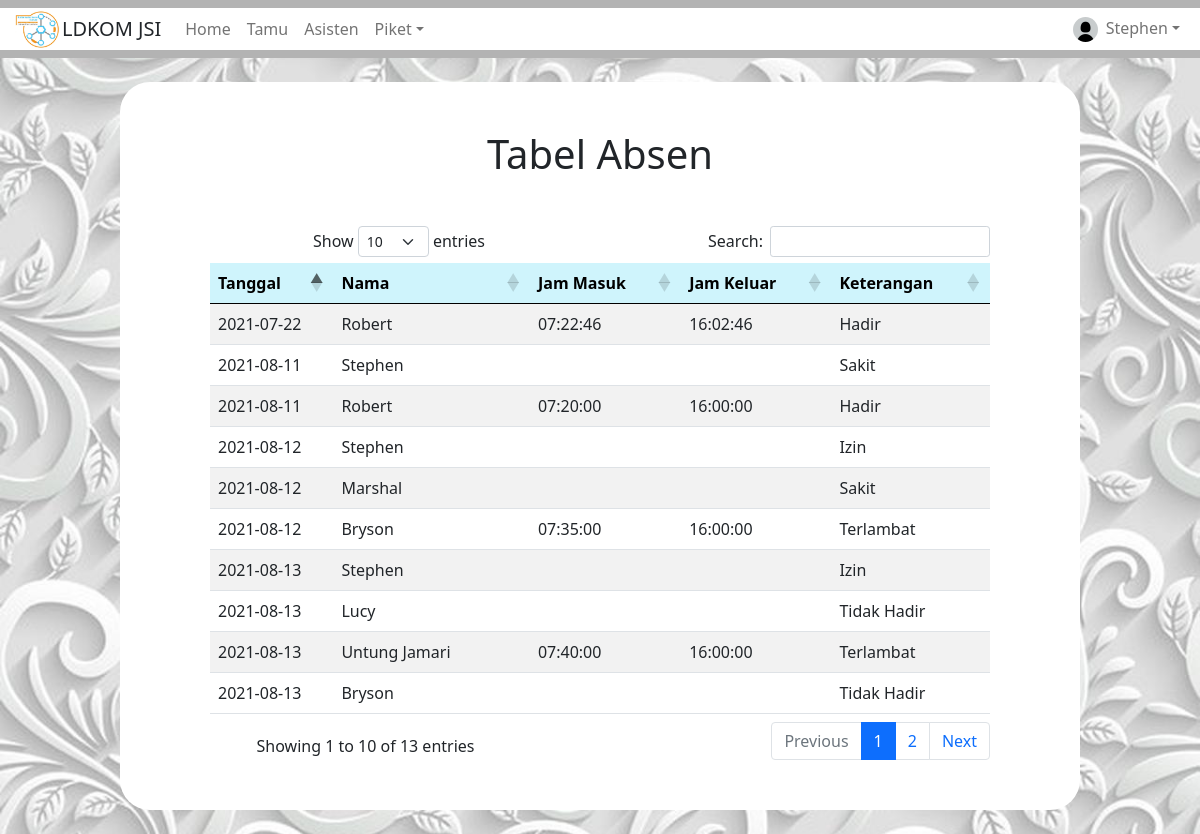
Page /Asisten/tabel_absen.php (signed in) on the committed database.
### tables this page shows
CREATE TABLE `absen` (
  `tanggal` date NOT NULL,
  `no_anggota` varchar(100) NOT NULL,
  `jam_masuk` time DEFAULT NULL,
  `jam_keluar` time DEFAULT NULL,
  `keterangan` varchar(100) DEFAULT NULL
);

CREATE TABLE `user` (
  `no_anggota` varchar(100) NOT NULL,
  `nama` varchar(100) NOT NULL,
  `password` varchar(100) NOT NULL,
  `role` varchar(100) NOT NULL,
  `foto` varchar(100) NOT NULL
);

### Asisten/tabel_absen.php (the view, shortened to what this page needs)
<?php
$koneksi = mysqli_connect("localhost","root","","tb_ldkom");
?>
<!doctype html>
<html lang="en">
<head>
	<link href="https://cdn.jsdelivr.net/npm/bootstrap@5.1.0/dist/css/bootstrap.min.css" rel="stylesheet">
	<link rel="stylesheet" type="text/css" href="https://cdnjs.cloudflare.com/ajax/libs/twitter-bootstrap/5.0.1/css/bootstrap.min.css">
	<link rel="stylesheet" type="text/css" href="https://cdn.datatables.net/1.10.25/css/dataTables.bootstrap5.min.css">
</head>
<body style="background: url(../gambar/bggbr.jpg); background-size: cover; background-repeat: no-repeat;">
	<nav class="navbar navbar-expand-lg navbar-light" style="background-color: #b3b3b3;" aria-label="Eleventh navbar example">
		<div class="container-fluid" style="background-color: white;">
			<div class="collapse navbar-collapse" style="background-color: white;">
				<ul class="navbar-nav me-auto mb-2 mb-lg-0">
					<li class="nav-item">
						<img src="../gambar/logoldkom1.png" style="width: 50px; height: 40px;">
					</li>
					<li class="nav-item">
						<h5 class="mt-2 me-3">LDKOM JSI</h5>
					</li>
					<li class="nav-item">
						<a class="nav-link" href="home_asisten.php">Home</a>
					</li>
					<li class="nav-item">
						<a class="nav-link" href="tamu.php">Tamu</a>
					</li>
					<li class="nav-item">
						<a class="nav-link" href="asisten.php">Asisten</a>
					</li>
					<li class="nav-item dropdown">
						<a class="nav-link dropdown-toggle" href="#" id="dropdown09" data-bs-toggle="dropdown" aria-expanded="false">Piket</a>
					</li>
				</ul>
				<form>
					<ul class="navbar-nav me-auto mb-2 mb-lg-0">
						<li class="nav-item dropdown">
							<a class="nav-link dropdown-toggle" href="#" id="dropdown09" data-bs-toggle="dropdown"  aria-haspopup="true" aria-expanded="false"><img src="../gambar/<?php echo $_SESSION['foto']; ?>" class="me-2" style="width: 25px; height: 25px; border-radius: 30px;"><?php echo $_SESSION['nama']; ?></a>
						</li>
					</ul>
				</form>
			</div>
		</div>
	</nav>
	<div class="container" style="background-color: white;	 border-radius: 30px; width: 80%;">
		<div class="row py-5 mt-4 align-items-center">
			<center>
				<h1 class="mb-5">Tabel Absen</h1>
				<div class="col-md-5 col-lg-10 ml-auto">
					<!-- <form class="row g-2" action="tabel_absen.php" method="post">
						<div class="col-md-4">
							<div class="form-floating">
								<select class="form-select" id="floatingSelect" aria-label="Floating label select example" name="no_anggota">
									<option value="" selected>-----</option>
									<?php
									$query = mysqli_query($koneksi, "select * from user where role = 'Asisten'");
									while ($tampil = mysqli_fetch_array($query)) {
										?>
										<option value="<?php echo $tampil['no_anggota']; ?>"><?php echo $tampil['nama']; ?></option>
										<?php
									}
									?>
								</select>
								<label for="floatingSelect">Nama Asisten</label>
							</div>
						</div>
						<div class="col-md-4">
							<div class="form-floating">
								<select class="form-select" id="floatingSelect" aria-label="Floating label select example" name="bulan">
									<option value="" selected>-----</option>
									<?php
									$bulan = ['Januari','Februari','Maret','April','Mei','Juni','Juli','Agustus','September','Oktober','November','Desember'];
									$b = '01';
									foreach ($bulan as $bul) {
										?>
										<option value="<?php echo $b ?>"><?php echo $bul; ?></option>
										<?php
										$b++;
									}
									?>
								</select>
								<label for="floatingSelect">Bulan</label>
							</div>
						</div>
						<div class="col-md-4">
							<div class="form-floating">
								<select class="form-select" id="floatingSelect" aria-label="Floating label select example" name="tahun">
									<option value="" selected>-----</option>
									<?php
									$tahun = ['2019','2020','2021'];
									foreach ($tahun as $tah) {
										?>
										<option value="<?php echo $tah ?>"><?php echo $tah; ?></option>
										<?php
									}
									?>
								</select>
								<label for="floatingSelect">Tahun</label>
							</div>
						</div>
						<div class="col-md-12 mb-5">
							<button type="Submit" name="lihat" class="btn btn-primary btn-block">
								<span class="font-weight-bold">Lihat</span>
							</button>
						</div>
					</form> -->
					<table class="table table-striped table-hover" id="example">
						<thead>
							<tr class="table-info">
								<th>Tanggal</th>
								<th>Nama</th>
								<th>Jam Masuk</th>
								<th>Jam Keluar</th>
								<th>Keterangan</th>
							</tr>
						</thead>
						<tbody>
							<?php
							if (isset($_POST['lihat'])) {
								$bulann = $_POST['bulan'];
								$tahunn = $_POST['tahun'];
								$no_anggota = $_POST['no_anggota'];
								if (empty($_POST["no_anggota"]) && empty($_POST["bulan"]) && empty($_POST["tahun"])) {
									$query = mysqli_query($koneksi, "select * from absen,user where absen.no_anggota=user.no_anggota order by tanggal desc");
								}else{
									if (empty($_POST["no_anggota"])) {
										if (empty($_POST["bulan"]) || empty($_POST["tahun"])) {
											$query = mysqli_query($koneksi, "select * from absen,user where absen.no_anggota=user.no_anggota order by tanggal desc");
										}else{
											$query = mysqli_query($koneksi, "select * from absen, user where user.no_anggota=absen.no_anggota and month(tanggal)='$bulann' and year(tanggal)='$tahunn' order by absen.tanggal desc");
										}
									}else{
										if (empty($_POST["bulan"]) && empty($_POST["tahun"])) {
											$query = mysqli_query($koneksi, "select * from absen, user where user.no_anggota=absen.no_anggota and absen.no_anggota='$no_anggota' order by absen.tanggal desc");
										}else if(empty($_POST["bulan"]) || empty($_POST["tahun"])){
											$query = mysqli_query($koneksi, "select * from absen,user where absen.no_anggota=user.no_anggota order by tanggal desc");
										}else if(!empty($_POST["no_anggota"]) && !empty($_POST["bulan"]) && !empty($_POST["tahun"])){
											$query = mysqli_query($koneksi, "select * from absen, user where user.no_anggota=absen.no_anggota and month(tanggal)='$bulann' and year(tanggal)='$tahunn' and absen.no_anggota='$no_anggota' order by absen.tanggal desc");
										}
									}
								}
							}else{
								$query = mysqli_query($koneksi, "select * from absen,user where absen.no_anggota=user.no_anggota order by tanggal desc");
							}
							while ($tampil = mysqli_fetch_array($query)) {
								?>
								<tr>
									<td><?php echo $tampil['tanggal']; ?></td>
									<td><?php echo $tampil['nama']; ?></td>
									<td><?php echo $tampil['jam_masuk']; ?></td>
									<td><?php echo $tampil['jam_keluar']; ?></td>
									<td><?php echo $tampil['keterangan']; ?></td>
								</tr>
								<?php
							}
							?>
						</tbody>
					</table>
				</div>
			</center>
		</div>
	</div>
	<br>
</body>
</html>

### rows in the picture
absen: tanggal "2021-08-13", no_anggota.nama "Stephen", keterangan "Izin"
absen: tanggal "2021-08-13", no_anggota.nama "Lucy", keterangan "Tidak Hadir"
absen: tanggal "2021-08-13", no_anggota.nama "Untung Jamari", jam_masuk "07:40:00", jam_keluar "16:00:00", keterangan "Terlambat"
absen: tanggal "2021-08-13", no_anggota.nama "Bryson", keterangan "Tidak Hadir"
absen: tanggal "2021-08-12", no_anggota.nama "Stephen", keterangan "Izin"
absen: tanggal "2021-08-12", no_anggota.nama "Marshal", keterangan "Sakit"
absen: tanggal "2021-08-12", no_anggota.nama "Bryson", jam_masuk "07:35:00", jam_keluar "16:00:00", keterangan "Terlambat"
absen: tanggal "2021-08-11", no_anggota.nama "Stephen", keterangan "Sakit"
absen: tanggal "2021-08-11", no_anggota.nama "Robert", jam_masuk "07:20:00", jam_keluar "16:00:00", keterangan "Hadir"
absen: tanggal "2021-07-22", no_anggota.nama "Robert", jam_masuk "07:22:46", jam_keluar "16:02:46", keterangan "Hadir"

### other values in the picture
$_SESSION['nama'] "Stephen"
